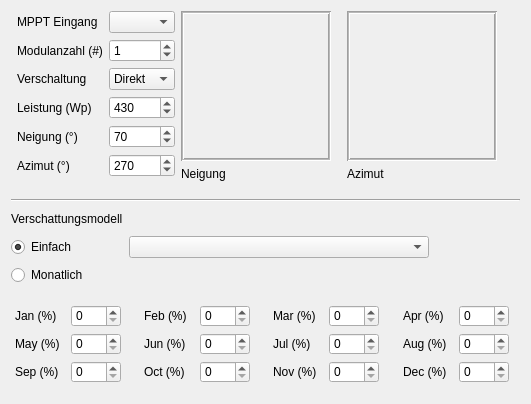
<?xml version="1.0" encoding="UTF-8"?>
<ui version="4.0">
 <class>Form</class>
 <widget class="QWidget" name="Form">
  <property name="geometry">
   <rect>
    <x>0</x>
    <y>0</y>
    <width>531</width>
    <height>404</height>
   </rect>
  </property>
  <property name="windowTitle">
   <string>Form</string>
  </property>
  <layout class="QVBoxLayout" name="verticalLayout_2">
   <item>
    <layout class="QVBoxLayout" name="verticalLayout">
     <item>
      <layout class="QGridLayout" name="gridLayout">
       <item row="1" column="0">
        <widget class="Line" name="line_6">
         <property name="sizePolicy">
          <sizepolicy hsizetype="Preferred" vsizetype="Preferred">
           <horstretch>0</horstretch>
           <verstretch>0</verstretch>
          </sizepolicy>
         </property>
         <property name="orientation">
          <enum>Qt::Horizontal</enum>
         </property>
        </widget>
       </item>
       <item row="0" column="4">
        <layout class="QVBoxLayout" name="verticalLayout_4">
         <item>
          <widget class="AzimuthWidget" name="frame_azimut">
           <property name="sizePolicy">
            <sizepolicy hsizetype="Preferred" vsizetype="Preferred">
             <horstretch>0</horstretch>
             <verstretch>0</verstretch>
            </sizepolicy>
           </property>
           <property name="minimumSize">
            <size>
             <width>150</width>
             <height>150</height>
            </size>
           </property>
           <property name="maximumSize">
            <size>
             <width>150</width>
             <height>150</height>
            </size>
           </property>
           <property name="sizeIncrement">
            <size>
             <width>0</width>
             <height>0</height>
            </size>
           </property>
           <property name="baseSize">
            <size>
             <width>0</width>
             <height>0</height>
            </size>
           </property>
           <property name="font">
            <font>
             <strikeout>false</strikeout>
            </font>
           </property>
           <property name="autoFillBackground">
            <bool>true</bool>
           </property>
           <property name="frameShape">
            <enum>QFrame::Box</enum>
           </property>
           <property name="frameShadow">
            <enum>QFrame::Sunken</enum>
           </property>
           <property name="midLineWidth">
            <number>1</number>
           </property>
          </widget>
         </item>
         <item>
          <widget class="QLabel" name="label">
           <property name="text">
            <string>Neigung</string>
           </property>
           <property name="alignment">
            <set>Qt::AlignLeading|Qt::AlignLeft|Qt::AlignTop</set>
           </property>
          </widget>
         </item>
        </layout>
       </item>
       <item row="0" column="6">
        <layout class="QVBoxLayout" name="verticalLayout_5">
         <item>
          <widget class="TiltWidget" name="frame_neigung">
           <property name="sizePolicy">
            <sizepolicy hsizetype="Preferred" vsizetype="Preferred">
             <horstretch>0</horstretch>
             <verstretch>0</verstretch>
            </sizepolicy>
           </property>
           <property name="minimumSize">
            <size>
             <width>150</width>
             <height>150</height>
            </size>
           </property>
           <property name="maximumSize">
            <size>
             <width>150</width>
             <height>150</height>
            </size>
           </property>
           <property name="sizeIncrement">
            <size>
             <width>0</width>
             <height>0</height>
            </size>
           </property>
           <property name="baseSize">
            <size>
             <width>0</width>
             <height>0</height>
            </size>
           </property>
           <property name="font">
            <font>
             <strikeout>false</strikeout>
            </font>
           </property>
           <property name="autoFillBackground">
            <bool>true</bool>
           </property>
           <property name="frameShape">
            <enum>QFrame::Box</enum>
           </property>
           <property name="frameShadow">
            <enum>QFrame::Sunken</enum>
           </property>
           <property name="midLineWidth">
            <number>1</number>
           </property>
          </widget>
         </item>
         <item>
          <widget class="QLabel" name="label_2">
           <property name="text">
            <string>Azimut</string>
           </property>
           <property name="alignment">
            <set>Qt::AlignLeading|Qt::AlignLeft|Qt::AlignTop</set>
           </property>
          </widget>
         </item>
        </layout>
       </item>
       <item row="0" column="0">
        <layout class="QHBoxLayout" name="horizontalLayout_PV_Generator_MPPT_Settings">
         <property name="spacing">
          <number>0</number>
         </property>
         <property name="sizeConstraint">
          <enum>QLayout::SetDefaultConstraint</enum>
         </property>
        </layout>
       </item>
       <item row="0" column="2">
        <layout class="QFormLayout" name="formLayout_PV_Generator_Settings">
         <item row="0" column="0">
          <widget class="QLabel" name="label_MPPT_Eingang_Generator_">
           <property name="sizePolicy">
            <sizepolicy hsizetype="Preferred" vsizetype="Preferred">
             <horstretch>0</horstretch>
             <verstretch>0</verstretch>
            </sizepolicy>
           </property>
           <property name="minimumSize">
            <size>
             <width>80</width>
             <height>22</height>
            </size>
           </property>
           <property name="text">
            <string>MPPT Eingang</string>
           </property>
           <property name="buddy">
            <cstring>comboBox_MPPT_Input</cstring>
           </property>
          </widget>
         </item>
         <item row="0" column="1">
          <widget class="QComboBox" name="comboBox_MPPT_Input">
           <property name="sizePolicy">
            <sizepolicy hsizetype="Preferred" vsizetype="Preferred">
             <horstretch>0</horstretch>
             <verstretch>0</verstretch>
            </sizepolicy>
           </property>
           <property name="minimumSize">
            <size>
             <width>0</width>
             <height>22</height>
            </size>
           </property>
           <property name="maximumSize">
            <size>
             <width>300</width>
             <height>16777215</height>
            </size>
           </property>
           <property name="toolTip">
            <string>Auswahl MPPT-Eingang</string>
           </property>
           <property name="duplicatesEnabled">
            <bool>false</bool>
           </property>
           <property name="frame">
            <bool>true</bool>
           </property>
          </widget>
         </item>
         <item row="2" column="0">
          <widget class="QLabel" name="label_Modulanzahl_Generator_">
           <property name="sizePolicy">
            <sizepolicy hsizetype="Preferred" vsizetype="Preferred">
             <horstretch>0</horstretch>
             <verstretch>0</verstretch>
            </sizepolicy>
           </property>
           <property name="minimumSize">
            <size>
             <width>80</width>
             <height>22</height>
            </size>
           </property>
           <property name="text">
            <string>Modulanzahl (#)</string>
           </property>
           <property name="buddy">
            <cstring>spinBox_Modulanzahl_Generator_</cstring>
           </property>
          </widget>
         </item>
         <item row="2" column="1">
          <widget class="QSpinBox" name="spinBox_Modulanzahl_Generator_">
           <property name="sizePolicy">
            <sizepolicy hsizetype="Preferred" vsizetype="Preferred">
             <horstretch>0</horstretch>
             <verstretch>0</verstretch>
            </sizepolicy>
           </property>
           <property name="minimumSize">
            <size>
             <width>0</width>
             <height>22</height>
            </size>
           </property>
           <property name="maximumSize">
            <size>
             <width>300</width>
             <height>16777215</height>
            </size>
           </property>
           <property name="toolTip">
            <string>Anzahl PV-Module am MPPT-Eingang</string>
           </property>
           <property name="maximum">
            <number>100</number>
           </property>
           <property name="value">
            <number>1</number>
           </property>
          </widget>
         </item>
         <item row="3" column="0">
          <widget class="QLabel" name="label_Verschaltung_Generator_">
           <property name="sizePolicy">
            <sizepolicy hsizetype="Preferred" vsizetype="Preferred">
             <horstretch>0</horstretch>
             <verstretch>0</verstretch>
            </sizepolicy>
           </property>
           <property name="minimumSize">
            <size>
             <width>80</width>
             <height>22</height>
            </size>
           </property>
           <property name="text">
            <string>Verschaltung</string>
           </property>
           <property name="buddy">
            <cstring>comboBox_Verschaltung_Generator_</cstring>
           </property>
          </widget>
         </item>
         <item row="3" column="1">
          <widget class="QComboBox" name="comboBox_Verschaltung_Generator_">
           <property name="sizePolicy">
            <sizepolicy hsizetype="Preferred" vsizetype="Preferred">
             <horstretch>0</horstretch>
             <verstretch>0</verstretch>
            </sizepolicy>
           </property>
           <property name="minimumSize">
            <size>
             <width>0</width>
             <height>22</height>
            </size>
           </property>
           <property name="maximumSize">
            <size>
             <width>300</width>
             <height>16777215</height>
            </size>
           </property>
           <property name="toolTip">
            <string>Verschaltungsart wählen (Direkt, Parallel)</string>
           </property>
           <item>
            <property name="text">
             <string>Direkt</string>
            </property>
           </item>
           <item>
            <property name="text">
             <string>Reihe</string>
            </property>
           </item>
          </widget>
         </item>
         <item row="4" column="0">
          <widget class="QLabel" name="label_Leistung_Generator_">
           <property name="sizePolicy">
            <sizepolicy hsizetype="Preferred" vsizetype="Preferred">
             <horstretch>0</horstretch>
             <verstretch>0</verstretch>
            </sizepolicy>
           </property>
           <property name="minimumSize">
            <size>
             <width>80</width>
             <height>22</height>
            </size>
           </property>
           <property name="text">
            <string>Leistung (Wp)</string>
           </property>
           <property name="buddy">
            <cstring>spinBox_Leistung_Generator_</cstring>
           </property>
          </widget>
         </item>
         <item row="4" column="1">
          <widget class="QSpinBox" name="spinBox_Leistung_Generator_">
           <property name="sizePolicy">
            <sizepolicy hsizetype="Preferred" vsizetype="Preferred">
             <horstretch>0</horstretch>
             <verstretch>0</verstretch>
            </sizepolicy>
           </property>
           <property name="minimumSize">
            <size>
             <width>0</width>
             <height>22</height>
            </size>
           </property>
           <property name="maximumSize">
            <size>
             <width>300</width>
             <height>16777215</height>
            </size>
           </property>
           <property name="toolTip">
            <string>Nennleistung pro Modul in Watt-Peak (Wp)</string>
           </property>
           <property name="maximum">
            <number>10000</number>
           </property>
           <property name="value">
            <number>430</number>
           </property>
          </widget>
         </item>
         <item row="5" column="0">
          <widget class="QLabel" name="label_Neigung_Generator_">
           <property name="sizePolicy">
            <sizepolicy hsizetype="Preferred" vsizetype="Preferred">
             <horstretch>0</horstretch>
             <verstretch>0</verstretch>
            </sizepolicy>
           </property>
           <property name="minimumSize">
            <size>
             <width>80</width>
             <height>22</height>
            </size>
           </property>
           <property name="text">
            <string>Neigung (°)</string>
           </property>
           <property name="buddy">
            <cstring>spinBox_Neigung_Generator_</cstring>
           </property>
          </widget>
         </item>
         <item row="5" column="1">
          <widget class="QSpinBox" name="spinBox_Neigung_Generator_">
           <property name="sizePolicy">
            <sizepolicy hsizetype="Preferred" vsizetype="Preferred">
             <horstretch>0</horstretch>
             <verstretch>0</verstretch>
            </sizepolicy>
           </property>
           <property name="minimumSize">
            <size>
             <width>0</width>
             <height>22</height>
            </size>
           </property>
           <property name="maximumSize">
            <size>
             <width>300</width>
             <height>16777215</height>
            </size>
           </property>
           <property name="toolTip">
            <string>Modulneigung (°)
0° = Waagerecht
90° = Senkrecht</string>
           </property>
           <property name="maximum">
            <number>90</number>
           </property>
           <property name="value">
            <number>70</number>
           </property>
          </widget>
         </item>
         <item row="6" column="0">
          <widget class="QLabel" name="label_Azimut_Generator_">
           <property name="sizePolicy">
            <sizepolicy hsizetype="Preferred" vsizetype="Preferred">
             <horstretch>0</horstretch>
             <verstretch>0</verstretch>
            </sizepolicy>
           </property>
           <property name="minimumSize">
            <size>
             <width>80</width>
             <height>22</height>
            </size>
           </property>
           <property name="text">
            <string>Azimut (°)</string>
           </property>
           <property name="buddy">
            <cstring>spinBox_Azimut_Generator_</cstring>
           </property>
          </widget>
         </item>
         <item row="6" column="1">
          <widget class="QSpinBox" name="spinBox_Azimut_Generator_">
           <property name="sizePolicy">
            <sizepolicy hsizetype="Preferred" vsizetype="Preferred">
             <horstretch>0</horstretch>
             <verstretch>0</verstretch>
            </sizepolicy>
           </property>
           <property name="minimumSize">
            <size>
             <width>0</width>
             <height>22</height>
            </size>
           </property>
           <property name="maximumSize">
            <size>
             <width>300</width>
             <height>16777215</height>
            </size>
           </property>
           <property name="toolTip">
            <string>&lt;html&gt;&lt;head/&gt;&lt;body&gt;&lt;p&gt;Modulausrichtung in Grad&lt;/p&gt;&lt;p&gt;0° = Nord&lt;br/&gt;90° = Ost&lt;br/&gt;180° =Süd&lt;br/&gt;270° = West&lt;/p&gt;&lt;/body&gt;&lt;/html&gt;</string>
           </property>
           <property name="minimum">
            <number>0</number>
           </property>
           <property name="maximum">
            <number>359</number>
           </property>
           <property name="value">
            <number>270</number>
           </property>
          </widget>
         </item>
        </layout>
       </item>
       <item row="0" column="7">
        <spacer name="horizontalSpacer_5">
         <property name="orientation">
          <enum>Qt::Horizontal</enum>
         </property>
         <property name="sizeHint" stdset="0">
          <size>
           <width>40</width>
           <height>20</height>
          </size>
         </property>
        </spacer>
       </item>
       <item row="0" column="3">
        <spacer name="horizontalSpacer">
         <property name="orientation">
          <enum>Qt::Horizontal</enum>
         </property>
         <property name="sizeType">
          <enum>QSizePolicy::Maximum</enum>
         </property>
         <property name="sizeHint" stdset="0">
          <size>
           <width>10</width>
           <height>20</height>
          </size>
         </property>
        </spacer>
       </item>
       <item row="0" column="5">
        <spacer name="horizontalSpacer_7">
         <property name="orientation">
          <enum>Qt::Horizontal</enum>
         </property>
         <property name="sizeType">
          <enum>QSizePolicy::Fixed</enum>
         </property>
         <property name="sizeHint" stdset="0">
          <size>
           <width>10</width>
           <height>20</height>
          </size>
         </property>
        </spacer>
       </item>
      </layout>
     </item>
     <item>
      <spacer name="verticalSpacer">
       <property name="orientation">
        <enum>Qt::Vertical</enum>
       </property>
       <property name="sizeHint" stdset="0">
        <size>
         <width>20</width>
         <height>40</height>
        </size>
       </property>
      </spacer>
     </item>
    </layout>
   </item>
   <item>
    <widget class="Line" name="line">
     <property name="orientation">
      <enum>Qt::Horizontal</enum>
     </property>
    </widget>
   </item>
   <item>
    <layout class="QFormLayout" name="formLayout_PV_Generator_Verschattungsmodell">
     <item row="0" column="0">
      <widget class="QLabel" name="label_Vertschattungsmodell">
       <property name="sizePolicy">
        <sizepolicy hsizetype="Preferred" vsizetype="Preferred">
         <horstretch>0</horstretch>
         <verstretch>0</verstretch>
        </sizepolicy>
       </property>
       <property name="minimumSize">
        <size>
         <width>80</width>
         <height>22</height>
        </size>
       </property>
       <property name="text">
        <string>Verschattungsmodell</string>
       </property>
      </widget>
     </item>
     <item row="1" column="0">
      <widget class="QRadioButton" name="radioButton_Shade_Simple">
       <property name="sizePolicy">
        <sizepolicy hsizetype="Preferred" vsizetype="Preferred">
         <horstretch>0</horstretch>
         <verstretch>0</verstretch>
        </sizepolicy>
       </property>
       <property name="minimumSize">
        <size>
         <width>80</width>
         <height>22</height>
        </size>
       </property>
       <property name="toolTip">
        <string>Einfache Verschattung (keine, leicht, mittel oder stark)</string>
       </property>
       <property name="text">
        <string>Einfach</string>
       </property>
       <property name="checked">
        <bool>true</bool>
       </property>
      </widget>
     </item>
     <item row="1" column="1">
      <widget class="QComboBox" name="comboBox_Shade_Level">
       <property name="sizePolicy">
        <sizepolicy hsizetype="Preferred" vsizetype="Preferred">
         <horstretch>0</horstretch>
         <verstretch>0</verstretch>
        </sizepolicy>
       </property>
       <property name="minimumSize">
        <size>
         <width>0</width>
         <height>22</height>
        </size>
       </property>
       <property name="maximumSize">
        <size>
         <width>300</width>
         <height>16777215</height>
        </size>
       </property>
       <property name="toolTip">
        <string>&lt;html&gt;&lt;head/&gt;&lt;body&gt;&lt;p&gt;Einfache Verschattung (keine, leicht, mittel oder stark)&lt;/p&gt;&lt;/body&gt;&lt;/html&gt;</string>
       </property>
      </widget>
     </item>
     <item row="2" column="0">
      <widget class="QRadioButton" name="radioButton_Shade_Monthly">
       <property name="sizePolicy">
        <sizepolicy hsizetype="Preferred" vsizetype="Preferred">
         <horstretch>0</horstretch>
         <verstretch>0</verstretch>
        </sizepolicy>
       </property>
       <property name="minimumSize">
        <size>
         <width>80</width>
         <height>22</height>
        </size>
       </property>
       <property name="toolTip">
        <string>Monatliches Verschattungsprofil in % (0 % = keine Abschattung, 100 % = nur diffuses Licht)</string>
       </property>
       <property name="text">
        <string>Monatlich</string>
       </property>
      </widget>
     </item>
     <item row="3" column="0">
      <spacer name="verticalSpacer_2">
       <property name="orientation">
        <enum>Qt::Vertical</enum>
       </property>
       <property name="sizeHint" stdset="0">
        <size>
         <width>20</width>
         <height>40</height>
        </size>
       </property>
      </spacer>
     </item>
    </layout>
   </item>
   <item>
    <layout class="QGridLayout" name="gridLayout_PV_Generator_Verschattung" rowstretch="0,0,0,0,0" columnstretch="0,0,0,0,0,0,0,0,0,0,0,0">
     <property name="sizeConstraint">
      <enum>QLayout::SetDefaultConstraint</enum>
     </property>
     <property name="leftMargin">
      <number>4</number>
     </property>
     <property name="topMargin">
      <number>4</number>
     </property>
     <property name="rightMargin">
      <number>4</number>
     </property>
     <property name="bottomMargin">
      <number>4</number>
     </property>
     <property name="spacing">
      <number>6</number>
     </property>
     <item row="0" column="3">
      <widget class="QLabel" name="label_Verschattung_Feb">
       <property name="sizePolicy">
        <sizepolicy hsizetype="Preferred" vsizetype="Preferred">
         <horstretch>0</horstretch>
         <verstretch>0</verstretch>
        </sizepolicy>
       </property>
       <property name="minimumSize">
        <size>
         <width>50</width>
         <height>22</height>
        </size>
       </property>
       <property name="maximumSize">
        <size>
         <width>80</width>
         <height>16777215</height>
        </size>
       </property>
       <property name="layoutDirection">
        <enum>Qt::LeftToRight</enum>
       </property>
       <property name="text">
        <string>Feb (%)</string>
       </property>
       <property name="alignment">
        <set>Qt::AlignLeading|Qt::AlignLeft|Qt::AlignVCenter</set>
       </property>
       <property name="wordWrap">
        <bool>false</bool>
       </property>
      </widget>
     </item>
     <item row="0" column="0">
      <widget class="QLabel" name="label_Verschattung_Jan">
       <property name="sizePolicy">
        <sizepolicy hsizetype="Preferred" vsizetype="Preferred">
         <horstretch>0</horstretch>
         <verstretch>0</verstretch>
        </sizepolicy>
       </property>
       <property name="minimumSize">
        <size>
         <width>50</width>
         <height>22</height>
        </size>
       </property>
       <property name="maximumSize">
        <size>
         <width>80</width>
         <height>16777215</height>
        </size>
       </property>
       <property name="layoutDirection">
        <enum>Qt::LeftToRight</enum>
       </property>
       <property name="text">
        <string>Jan (%)</string>
       </property>
       <property name="alignment">
        <set>Qt::AlignLeading|Qt::AlignLeft|Qt::AlignVCenter</set>
       </property>
       <property name="wordWrap">
        <bool>false</bool>
       </property>
      </widget>
     </item>
     <item row="0" column="1">
      <widget class="QSpinBox" name="spinBox_Verschattung_Jan">
       <property name="sizePolicy">
        <sizepolicy hsizetype="Preferred" vsizetype="Preferred">
         <horstretch>0</horstretch>
         <verstretch>0</verstretch>
        </sizepolicy>
       </property>
       <property name="minimumSize">
        <size>
         <width>50</width>
         <height>22</height>
        </size>
       </property>
       <property name="maximumSize">
        <size>
         <width>80</width>
         <height>16777215</height>
        </size>
       </property>
       <property name="maximum">
        <number>100</number>
       </property>
      </widget>
     </item>
     <item row="4" column="3">
      <spacer name="verticalSpacer_3">
       <property name="orientation">
        <enum>Qt::Vertical</enum>
       </property>
       <property name="sizeHint" stdset="0">
        <size>
         <width>20</width>
         <height>40</height>
        </size>
       </property>
      </spacer>
     </item>
     <item row="0" column="4">
      <widget class="QSpinBox" name="spinBox_Verschattung_Feb">
       <property name="sizePolicy">
        <sizepolicy hsizetype="Preferred" vsizetype="Preferred">
         <horstretch>0</horstretch>
         <verstretch>0</verstretch>
        </sizepolicy>
       </property>
       <property name="minimumSize">
        <size>
         <width>50</width>
         <height>22</height>
        </size>
       </property>
       <property name="maximumSize">
        <size>
         <width>80</width>
         <height>16777215</height>
        </size>
       </property>
       <property name="maximum">
        <number>100</number>
       </property>
      </widget>
     </item>
     <item row="0" column="5">
      <spacer name="horizontalSpacer_3">
       <property name="sizePolicy">
        <sizepolicy hsizetype="Preferred" vsizetype="Minimum">
         <horstretch>0</horstretch>
         <verstretch>0</verstretch>
        </sizepolicy>
       </property>
       <property name="orientation">
        <enum>Qt::Horizontal</enum>
       </property>
       <property name="sizeType">
        <enum>QSizePolicy::Preferred</enum>
       </property>
       <property name="sizeHint" stdset="0">
        <size>
         <width>50</width>
         <height>0</height>
        </size>
       </property>
      </spacer>
     </item>
     <item row="0" column="2">
      <spacer name="horizontalSpacer_2">
       <property name="sizePolicy">
        <sizepolicy hsizetype="Preferred" vsizetype="Minimum">
         <horstretch>0</horstretch>
         <verstretch>0</verstretch>
        </sizepolicy>
       </property>
       <property name="orientation">
        <enum>Qt::Horizontal</enum>
       </property>
       <property name="sizeType">
        <enum>QSizePolicy::Preferred</enum>
       </property>
       <property name="sizeHint" stdset="0">
        <size>
         <width>50</width>
         <height>0</height>
        </size>
       </property>
      </spacer>
     </item>
     <item row="0" column="7">
      <widget class="QSpinBox" name="spinBox_Verschattung_Mar">
       <property name="sizePolicy">
        <sizepolicy hsizetype="Preferred" vsizetype="Preferred">
         <horstretch>0</horstretch>
         <verstretch>0</verstretch>
        </sizepolicy>
       </property>
       <property name="minimumSize">
        <size>
         <width>50</width>
         <height>22</height>
        </size>
       </property>
       <property name="maximumSize">
        <size>
         <width>80</width>
         <height>16777215</height>
        </size>
       </property>
       <property name="maximum">
        <number>100</number>
       </property>
      </widget>
     </item>
     <item row="0" column="6">
      <widget class="QLabel" name="label_Verschattung_Mar">
       <property name="sizePolicy">
        <sizepolicy hsizetype="Preferred" vsizetype="Preferred">
         <horstretch>0</horstretch>
         <verstretch>0</verstretch>
        </sizepolicy>
       </property>
       <property name="minimumSize">
        <size>
         <width>50</width>
         <height>22</height>
        </size>
       </property>
       <property name="maximumSize">
        <size>
         <width>80</width>
         <height>16777215</height>
        </size>
       </property>
       <property name="layoutDirection">
        <enum>Qt::LeftToRight</enum>
       </property>
       <property name="text">
        <string>Mar (%)</string>
       </property>
       <property name="alignment">
        <set>Qt::AlignLeading|Qt::AlignLeft|Qt::AlignVCenter</set>
       </property>
       <property name="wordWrap">
        <bool>false</bool>
       </property>
      </widget>
     </item>
     <item row="1" column="4">
      <widget class="QSpinBox" name="spinBox_Verschattung_Jun">
       <property name="sizePolicy">
        <sizepolicy hsizetype="Preferred" vsizetype="Preferred">
         <horstretch>0</horstretch>
         <verstretch>0</verstretch>
        </sizepolicy>
       </property>
       <property name="minimumSize">
        <size>
         <width>50</width>
         <height>22</height>
        </size>
       </property>
       <property name="maximumSize">
        <size>
         <width>80</width>
         <height>16777215</height>
        </size>
       </property>
       <property name="maximum">
        <number>100</number>
       </property>
      </widget>
     </item>
     <item row="1" column="1">
      <widget class="QSpinBox" name="spinBox_Verschattung_May">
       <property name="sizePolicy">
        <sizepolicy hsizetype="Preferred" vsizetype="Preferred">
         <horstretch>0</horstretch>
         <verstretch>0</verstretch>
        </sizepolicy>
       </property>
       <property name="minimumSize">
        <size>
         <width>50</width>
         <height>22</height>
        </size>
       </property>
       <property name="maximumSize">
        <size>
         <width>80</width>
         <height>16777215</height>
        </size>
       </property>
       <property name="maximum">
        <number>100</number>
       </property>
      </widget>
     </item>
     <item row="1" column="7">
      <widget class="QSpinBox" name="spinBox_Verschattung_Jul">
       <property name="sizePolicy">
        <sizepolicy hsizetype="Preferred" vsizetype="Preferred">
         <horstretch>0</horstretch>
         <verstretch>0</verstretch>
        </sizepolicy>
       </property>
       <property name="minimumSize">
        <size>
         <width>50</width>
         <height>22</height>
        </size>
       </property>
       <property name="maximumSize">
        <size>
         <width>80</width>
         <height>16777215</height>
        </size>
       </property>
       <property name="maximum">
        <number>100</number>
       </property>
      </widget>
     </item>
     <item row="2" column="6">
      <widget class="QLabel" name="label_Verschattung_Nov">
       <property name="sizePolicy">
        <sizepolicy hsizetype="Preferred" vsizetype="Preferred">
         <horstretch>0</horstretch>
         <verstretch>0</verstretch>
        </sizepolicy>
       </property>
       <property name="minimumSize">
        <size>
         <width>50</width>
         <height>22</height>
        </size>
       </property>
       <property name="maximumSize">
        <size>
         <width>80</width>
         <height>16777215</height>
        </size>
       </property>
       <property name="layoutDirection">
        <enum>Qt::LeftToRight</enum>
       </property>
       <property name="text">
        <string>Nov (%)</string>
       </property>
       <property name="alignment">
        <set>Qt::AlignLeading|Qt::AlignLeft|Qt::AlignVCenter</set>
       </property>
       <property name="wordWrap">
        <bool>false</bool>
       </property>
      </widget>
     </item>
     <item row="1" column="0">
      <widget class="QLabel" name="label_Verschattung_May">
       <property name="sizePolicy">
        <sizepolicy hsizetype="Preferred" vsizetype="Preferred">
         <horstretch>0</horstretch>
         <verstretch>0</verstretch>
        </sizepolicy>
       </property>
       <property name="minimumSize">
        <size>
         <width>50</width>
         <height>22</height>
        </size>
       </property>
       <property name="maximumSize">
        <size>
         <width>80</width>
         <height>16777215</height>
        </size>
       </property>
       <property name="layoutDirection">
        <enum>Qt::LeftToRight</enum>
       </property>
       <property name="text">
        <string>May (%)</string>
       </property>
       <property name="alignment">
        <set>Qt::AlignLeading|Qt::AlignLeft|Qt::AlignVCenter</set>
       </property>
       <property name="wordWrap">
        <bool>false</bool>
       </property>
      </widget>
     </item>
     <item row="0" column="9">
      <widget class="QLabel" name="label_Verschattung_Apr">
       <property name="sizePolicy">
        <sizepolicy hsizetype="Preferred" vsizetype="Preferred">
         <horstretch>0</horstretch>
         <verstretch>0</verstretch>
        </sizepolicy>
       </property>
       <property name="minimumSize">
        <size>
         <width>50</width>
         <height>22</height>
        </size>
       </property>
       <property name="maximumSize">
        <size>
         <width>80</width>
         <height>16777215</height>
        </size>
       </property>
       <property name="layoutDirection">
        <enum>Qt::LeftToRight</enum>
       </property>
       <property name="text">
        <string>Apr (%)</string>
       </property>
       <property name="alignment">
        <set>Qt::AlignLeading|Qt::AlignLeft|Qt::AlignVCenter</set>
       </property>
       <property name="wordWrap">
        <bool>false</bool>
       </property>
      </widget>
     </item>
     <item row="2" column="4">
      <widget class="QSpinBox" name="spinBox_Verschattung_Oct">
       <property name="sizePolicy">
        <sizepolicy hsizetype="Preferred" vsizetype="Preferred">
         <horstretch>0</horstretch>
         <verstretch>0</verstretch>
        </sizepolicy>
       </property>
       <property name="minimumSize">
        <size>
         <width>50</width>
         <height>22</height>
        </size>
       </property>
       <property name="maximumSize">
        <size>
         <width>80</width>
         <height>16777215</height>
        </size>
       </property>
       <property name="maximum">
        <number>100</number>
       </property>
      </widget>
     </item>
     <item row="1" column="9">
      <widget class="QLabel" name="label_Verschattung_Aug">
       <property name="sizePolicy">
        <sizepolicy hsizetype="Preferred" vsizetype="Preferred">
         <horstretch>0</horstretch>
         <verstretch>0</verstretch>
        </sizepolicy>
       </property>
       <property name="minimumSize">
        <size>
         <width>50</width>
         <height>22</height>
        </size>
       </property>
       <property name="maximumSize">
        <size>
         <width>80</width>
         <height>16777215</height>
        </size>
       </property>
       <property name="layoutDirection">
        <enum>Qt::LeftToRight</enum>
       </property>
       <property name="text">
        <string>Aug (%)</string>
       </property>
       <property name="alignment">
        <set>Qt::AlignLeading|Qt::AlignLeft|Qt::AlignVCenter</set>
       </property>
       <property name="wordWrap">
        <bool>false</bool>
       </property>
      </widget>
     </item>
     <item row="0" column="10">
      <widget class="QSpinBox" name="spinBox_Verschattung_Apr">
       <property name="sizePolicy">
        <sizepolicy hsizetype="Preferred" vsizetype="Preferred">
         <horstretch>0</horstretch>
         <verstretch>0</verstretch>
        </sizepolicy>
       </property>
       <property name="minimumSize">
        <size>
         <width>50</width>
         <height>22</height>
        </size>
       </property>
       <property name="maximumSize">
        <size>
         <width>80</width>
         <height>16777215</height>
        </size>
       </property>
       <property name="maximum">
        <number>100</number>
       </property>
      </widget>
     </item>
     <item row="2" column="1">
      <widget class="QSpinBox" name="spinBox_Verschattung_Sep">
       <property name="sizePolicy">
        <sizepolicy hsizetype="Preferred" vsizetype="Preferred">
         <horstretch>0</horstretch>
         <verstretch>0</verstretch>
        </sizepolicy>
       </property>
       <property name="minimumSize">
        <size>
         <width>50</width>
         <height>22</height>
        </size>
       </property>
       <property name="maximumSize">
        <size>
         <width>80</width>
         <height>16777215</height>
        </size>
       </property>
       <property name="maximum">
        <number>100</number>
       </property>
      </widget>
     </item>
     <item row="2" column="3">
      <widget class="QLabel" name="label_Verschattung_Oct">
       <property name="sizePolicy">
        <sizepolicy hsizetype="Preferred" vsizetype="Preferred">
         <horstretch>0</horstretch>
         <verstretch>0</verstretch>
        </sizepolicy>
       </property>
       <property name="minimumSize">
        <size>
         <width>50</width>
         <height>22</height>
        </size>
       </property>
       <property name="maximumSize">
        <size>
         <width>80</width>
         <height>16777215</height>
        </size>
       </property>
       <property name="layoutDirection">
        <enum>Qt::LeftToRight</enum>
       </property>
       <property name="text">
        <string>Oct (%)</string>
       </property>
       <property name="alignment">
        <set>Qt::AlignLeading|Qt::AlignLeft|Qt::AlignVCenter</set>
       </property>
       <property name="wordWrap">
        <bool>false</bool>
       </property>
      </widget>
     </item>
     <item row="0" column="8">
      <spacer name="horizontalSpacer_4">
       <property name="orientation">
        <enum>Qt::Horizontal</enum>
       </property>
       <property name="sizeType">
        <enum>QSizePolicy::Preferred</enum>
       </property>
       <property name="sizeHint" stdset="0">
        <size>
         <width>50</width>
         <height>0</height>
        </size>
       </property>
      </spacer>
     </item>
     <item row="2" column="0">
      <widget class="QLabel" name="label_Verschattung_Sep">
       <property name="sizePolicy">
        <sizepolicy hsizetype="Preferred" vsizetype="Preferred">
         <horstretch>0</horstretch>
         <verstretch>0</verstretch>
        </sizepolicy>
       </property>
       <property name="minimumSize">
        <size>
         <width>50</width>
         <height>22</height>
        </size>
       </property>
       <property name="maximumSize">
        <size>
         <width>80</width>
         <height>16777215</height>
        </size>
       </property>
       <property name="layoutDirection">
        <enum>Qt::LeftToRight</enum>
       </property>
       <property name="text">
        <string>Sep (%)</string>
       </property>
       <property name="alignment">
        <set>Qt::AlignLeading|Qt::AlignLeft|Qt::AlignVCenter</set>
       </property>
       <property name="wordWrap">
        <bool>false</bool>
       </property>
      </widget>
     </item>
     <item row="1" column="6">
      <widget class="QLabel" name="label_Verschattung_Jul">
       <property name="sizePolicy">
        <sizepolicy hsizetype="Preferred" vsizetype="Preferred">
         <horstretch>0</horstretch>
         <verstretch>0</verstretch>
        </sizepolicy>
       </property>
       <property name="minimumSize">
        <size>
         <width>50</width>
         <height>22</height>
        </size>
       </property>
       <property name="maximumSize">
        <size>
         <width>80</width>
         <height>16777215</height>
        </size>
       </property>
       <property name="layoutDirection">
        <enum>Qt::LeftToRight</enum>
       </property>
       <property name="text">
        <string>Jul (%)</string>
       </property>
       <property name="alignment">
        <set>Qt::AlignLeading|Qt::AlignLeft|Qt::AlignVCenter</set>
       </property>
       <property name="wordWrap">
        <bool>false</bool>
       </property>
      </widget>
     </item>
     <item row="1" column="10">
      <widget class="QSpinBox" name="spinBox_Verschattung_Aug">
       <property name="sizePolicy">
        <sizepolicy hsizetype="Preferred" vsizetype="Preferred">
         <horstretch>0</horstretch>
         <verstretch>0</verstretch>
        </sizepolicy>
       </property>
       <property name="minimumSize">
        <size>
         <width>50</width>
         <height>22</height>
        </size>
       </property>
       <property name="maximumSize">
        <size>
         <width>80</width>
         <height>16777215</height>
        </size>
       </property>
       <property name="maximum">
        <number>100</number>
       </property>
      </widget>
     </item>
     <item row="1" column="3">
      <widget class="QLabel" name="label_Verschattung_Jun">
       <property name="sizePolicy">
        <sizepolicy hsizetype="Preferred" vsizetype="Preferred">
         <horstretch>0</horstretch>
         <verstretch>0</verstretch>
        </sizepolicy>
       </property>
       <property name="minimumSize">
        <size>
         <width>50</width>
         <height>22</height>
        </size>
       </property>
       <property name="maximumSize">
        <size>
         <width>80</width>
         <height>16777215</height>
        </size>
       </property>
       <property name="layoutDirection">
        <enum>Qt::LeftToRight</enum>
       </property>
       <property name="text">
        <string>Jun (%)</string>
       </property>
       <property name="alignment">
        <set>Qt::AlignLeading|Qt::AlignLeft|Qt::AlignVCenter</set>
       </property>
       <property name="wordWrap">
        <bool>false</bool>
       </property>
      </widget>
     </item>
     <item row="2" column="9">
      <widget class="QLabel" name="label_Verschattung_Dec">
       <property name="sizePolicy">
        <sizepolicy hsizetype="Preferred" vsizetype="Preferred">
         <horstretch>0</horstretch>
         <verstretch>0</verstretch>
        </sizepolicy>
       </property>
       <property name="minimumSize">
        <size>
         <width>50</width>
         <height>22</height>
        </size>
       </property>
       <property name="maximumSize">
        <size>
         <width>80</width>
         <height>16777215</height>
        </size>
       </property>
       <property name="layoutDirection">
        <enum>Qt::LeftToRight</enum>
       </property>
       <property name="text">
        <string>Dec (%)</string>
       </property>
       <property name="alignment">
        <set>Qt::AlignLeading|Qt::AlignLeft|Qt::AlignVCenter</set>
       </property>
       <property name="wordWrap">
        <bool>false</bool>
       </property>
      </widget>
     </item>
     <item row="2" column="7">
      <widget class="QSpinBox" name="spinBox_Verschattung_Nov">
       <property name="sizePolicy">
        <sizepolicy hsizetype="Preferred" vsizetype="Preferred">
         <horstretch>0</horstretch>
         <verstretch>0</verstretch>
        </sizepolicy>
       </property>
       <property name="minimumSize">
        <size>
         <width>50</width>
         <height>22</height>
        </size>
       </property>
       <property name="maximumSize">
        <size>
         <width>80</width>
         <height>16777215</height>
        </size>
       </property>
       <property name="maximum">
        <number>100</number>
       </property>
      </widget>
     </item>
     <item row="2" column="10">
      <widget class="QSpinBox" name="spinBox_Verschattung_Dec">
       <property name="sizePolicy">
        <sizepolicy hsizetype="Preferred" vsizetype="Preferred">
         <horstretch>0</horstretch>
         <verstretch>0</verstretch>
        </sizepolicy>
       </property>
       <property name="minimumSize">
        <size>
         <width>50</width>
         <height>22</height>
        </size>
       </property>
       <property name="maximumSize">
        <size>
         <width>80</width>
         <height>16777215</height>
        </size>
       </property>
       <property name="maximum">
        <number>100</number>
       </property>
      </widget>
     </item>
     <item row="0" column="11">
      <spacer name="horizontalSpacer_6">
       <property name="orientation">
        <enum>Qt::Horizontal</enum>
       </property>
       <property name="sizeHint" stdset="0">
        <size>
         <width>40</width>
         <height>20</height>
        </size>
       </property>
      </spacer>
     </item>
    </layout>
   </item>
  </layout>
 </widget>
 <customwidgets>
  <customwidget>
   <class>TiltWidget</class>
   <extends>QFrame</extends>
   <header location="global">gui.widgets</header>
   <container>1</container>
  </customwidget>
  <customwidget>
   <class>AzimuthWidget</class>
   <extends>QFrame</extends>
   <header location="global">gui.widgets</header>
   <container>1</container>
  </customwidget>
 </customwidgets>
 <resources/>
 <connections/>
</ui>
